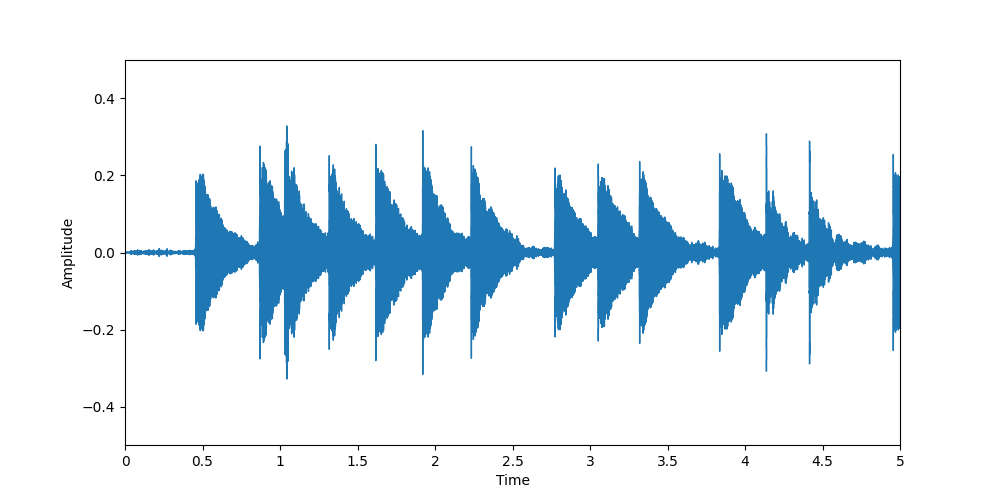
#> input picture pageturnsrc/p1f.png, 1000 x 500 px, found by its file name
$ python t.py
#> lines starting #> are read from the running program, lines starting #| are printed output that depends on the picture
import cv2, numpy as np
import matplotlib.pylab as plt
from time import sleep

img1 = cv2.imread("C:/Users/WHO A U/Desktop/p1f.png")
#> img1 is the input picture: shape (500, 1000, 3); mean B, G, R 245, 238.4, 228.9
img2 = cv2.imread("C:/Users/WHO A U/Desktop/p2f.png")
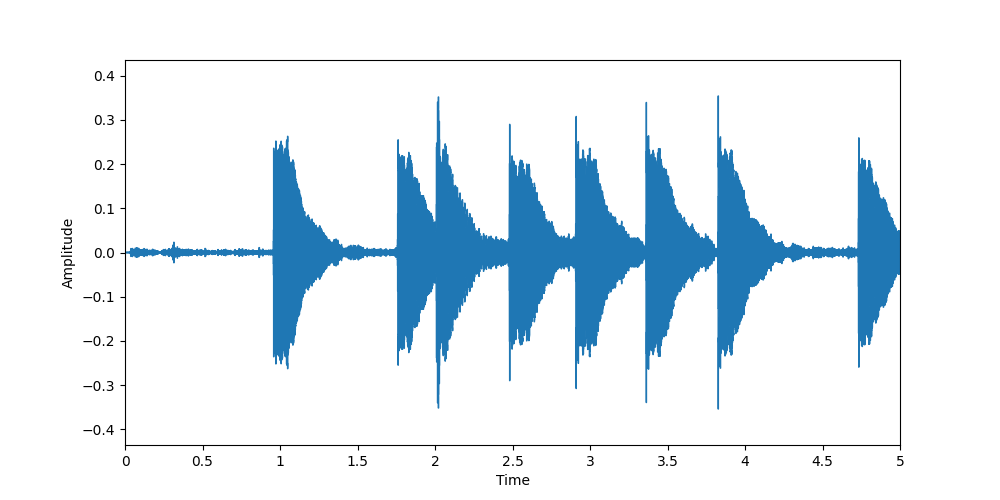
#> input picture pageturnsrc/p2f.png, 1000 x 500 px, found by its file name
#> img2 is the input picture: shape (500, 1000, 3); mean B, G, R 244.4, 237.5, 227.5
img3 = cv2.imread("C:/Users/WHO A U/Desktop/p3f.png")
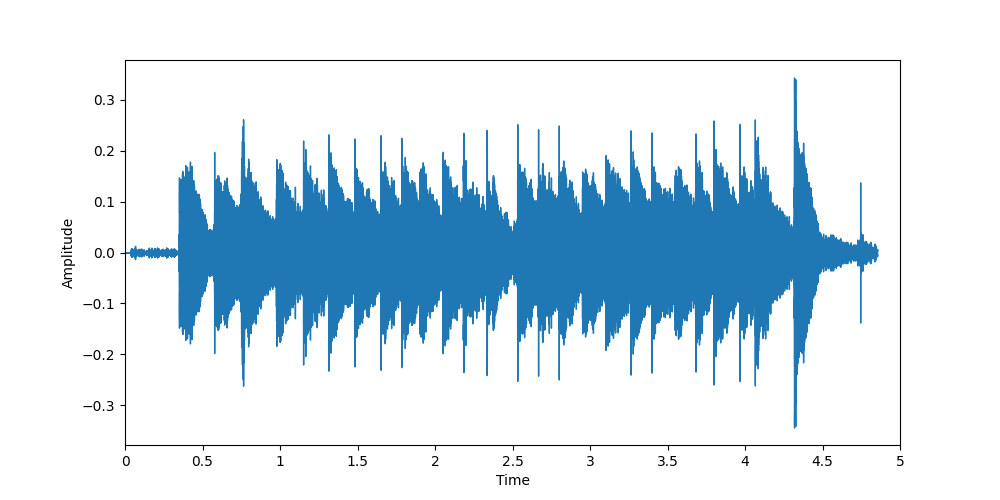
#> input picture pageturnsrc/p3f.png, 1000 x 500 px, found by its file name
#> img3 is the input picture: shape (500, 1000, 3); mean B, G, R 239.2, 227.9, 211.7
img4 = cv2.imread("C:/Users/WHO A U/Desktop/p4f.png")
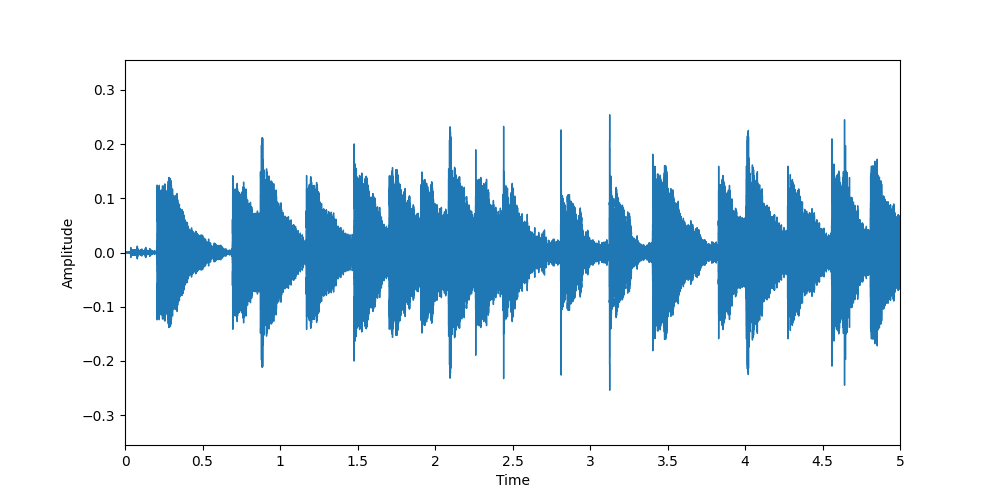
#> input picture pageturnsrc/p4f.png, 1000 x 500 px, found by its file name
#> img4 is the input picture: shape (500, 1000, 3); mean B, G, R 242.2, 233.5, 220.8


imgs = [img1, img2, img3, img4]
original_imgs = [img1, img2, img3, img4]

hists = []
original_hists = []

for i, img in enumerate(imgs) :
    plt.subplot(1,len(imgs),i+1)
    plt.title('img%d'% (i+1))
    plt.axis('off')
    plt.imshow(img[:,:,::-1])
    #---① 각 이미지를 HSV로 변환
    hsv = cv2.cvtColor(img, cv2.COLOR_BGR2HSV)
    #---② H,S 채널에 대한 히스토그램 계산
    hist = cv2.calcHist([hsv], [0,1], None, [180,256], [0,180,0, 256])
    #---③ 0~1로 정규화
    cv2.normalize(hist, hist, 0, 1, cv2.NORM_MINMAX)
    hists.append(hist)
#> this loop made 4 passes
#> pass 1, `hist = cv2.calcHist([hsv], [0,1], None, [180,256], [0,180,0, 256])`:
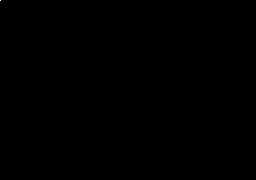
#> hist: shape (180, 256) float32; min 0, max 443300, mean 10.9; drawn with min black and max white
#> after the loop, hists = 4 items

for k, original_img in enumerate(original_imgs) :
    plt.subplot(1,len(original_imgs),k+1)
    plt.title('img%d'% (k+1))
    plt.axis('off')
    plt.imshow(original_img[:,:,::-1])
    #---① 각 이미지를 HSV로 변환
    original_hsv = cv2.cvtColor(original_img, cv2.COLOR_BGR2HSV)
    #---② H,S 채널에 대한 히스토그램 계산
    original_hist = cv2.calcHist([original_hsv], [0,1], None, [180,256], [0,180,0, 256])
    #---③ 0~1로 정규화
    cv2.normalize(original_hist, original_hist, 0, 1, cv2.NORM_MINMAX)
    original_hists.append(original_hist)
#> after the loop, original_hists = 4 items


query1 = original_hists[0]
query2 = original_hists[1]
query3 = original_hists[2]
query4 = original_hists[3]

methods = {'CORREL' :cv2.HISTCMP_CORREL, 'CHISQR':cv2.HISTCMP_CHISQR,
           'INTERSECT':cv2.HISTCMP_INTERSECT,
           'BHATTACHARYYA':cv2.HISTCMP_BHATTACHARYYA}
#> methods = {'CORREL': 0, 'CHISQR': 1, 'INTERSECT': 2, 'BHATTACHARYYA': 3}

for j, (name, flag) in enumerate(methods.items()):
    print('%-10s\t'%name)
    for i, (hist, img) in enumerate(zip(hists, imgs)):
        #---④ 각 메서드에 따라 img1과 각 이미지의 히스토그램 비교
        ret1 = cv2.compareHist(query1, hist, flag)
        if flag == cv2.HISTCMP_INTERSECT: #교차 분석인 경우
            ret1 = ret1/np.sum(query1)      #비교대상으로 나누어 1로 정규화
        print("img%d:%7.2f\t"% (i+1 , ret1))

        if ret1 == 0:
            print("마디1")
            cv2.imshow('query1', img1)
#> this loop made 4 passes
#> name on passes 1 to 4: 'CORREL', 'CHISQR', 'INTERSECT', 'BHATTACHARYYA'
#> (printed output is left out)


for j, (name, flag) in enumerate(methods.items()):
    print('%-10s\t'%name)
    for i, (hist, img) in enumerate(zip(hists, imgs)):
        #---④ 각 메서드에 따라 img1과 각 이미지의 히스토그램 비교
        ret2 = cv2.compareHist(query2, hist, flag)
        if flag == cv2.HISTCMP_INTERSECT: #교차 분석인 경우
            ret2 = ret2/np.sum(query2)      #비교대상으로 나누어 1로 정규화
        print("img%d:%7.2f\t"% (i+1 , ret2))

        if ret2 == 0:
            print("마디2")
            cv2.imshow('query2', img2)

for j, (name, flag) in enumerate(methods.items()):
    print('%-10s\t'%name)
    for i, (hist, img) in enumerate(zip(hists, imgs)):
        #---④ 각 메서드에 따라 img1과 각 이미지의 히스토그램 비교
        ret3 = cv2.compareHist(query3, hist, flag)
        if flag == cv2.HISTCMP_INTERSECT: #교차 분석인 경우
            ret3 = ret3/np.sum(query3)      #비교대상으로 나누어 1로 정규화
        print("img%d:%7.2f\t"% (i+1 , ret3))

        if ret3 == 0:
            print("마디3")
            cv2.imshow('query3', img3)

for j, (name, flag) in enumerate(methods.items()):
    print('%-10s\t'%name)
    for i, (hist, img) in enumerate(zip(hists, imgs)):
        #---④ 각 메서드에 따라 img1과 각 이미지의 히스토그램 비교
        ret4 = cv2.compareHist(query4, hist, flag)
        if flag == cv2.HISTCMP_INTERSECT: #교차 분석인 경우
            ret4 = ret4/np.sum(query4)      #비교대상으로 나누어 1로 정규화
        print("img%d:%7.2f\t"% (i+1 , ret4))

        if ret4 == 0:
            print("마디4")
            cv2.imshow('query4', img4)

    print()
plt.show()
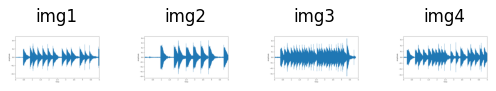
#> figure drawn by matplotlib, 4 panels
